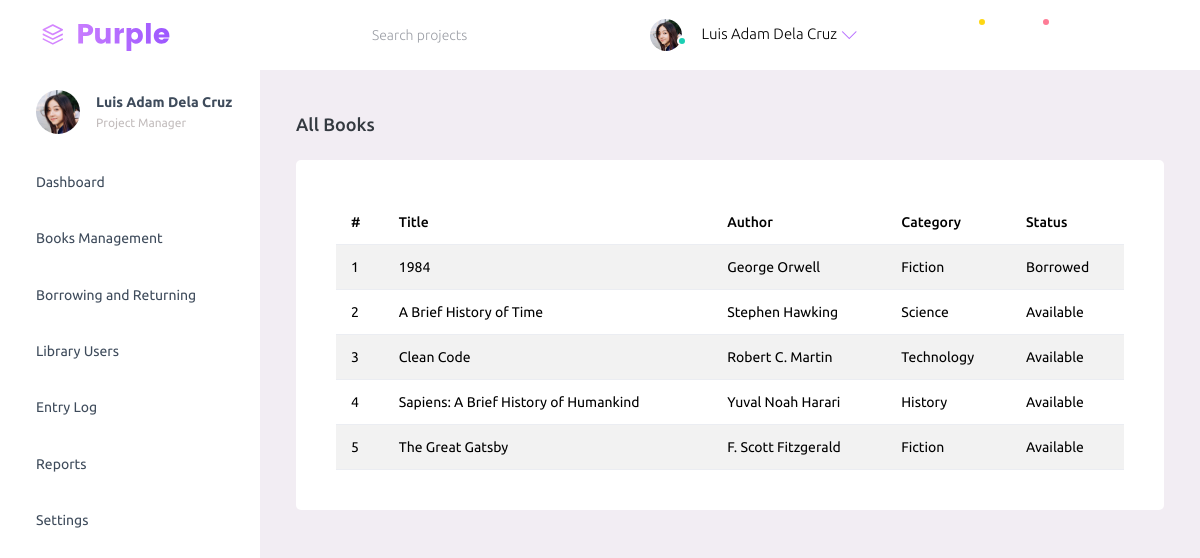
The page /index.php/books on the database its author committed.
### tables this page shows
CREATE TABLE `books` (
  `book_id` int(11) NOT NULL,
  `title` varchar(255) NOT NULL,
  `author` varchar(100) NOT NULL,
  `category_id` int(11) NOT NULL,
  `status` enum('Available','Borrowed') DEFAULT 'Available',
  `created_at` timestamp NOT NULL DEFAULT current_timestamp(),
  `updated_at` timestamp NOT NULL DEFAULT current_timestamp() ON UPDATE current_timestamp()
);

CREATE TABLE `categories` (
  `category_id` int(11) NOT NULL,
  `category_name` varchar(100) NOT NULL
);

### application/controllers/Books.php (called while the page is built, shortened)
<?php
class Books extends CI_Controller {
	public $Book_model;
	public function __construct()
	{
		$this->load->model('Book_model');
	}
	public function index()
	{
        $data['title'] = 'All Books';
        $data['books'] = $this->Book_model->get_all_books();
		$this->load->view('Templates/header', $data);
        $this->load->view('Templates/sidebar');
		$this->load->view('Books/all_books', $data);
        $this->load->view('Templates/footer');
	}
}

### index.php (called while the page is built, shortened)
<?php
require_once BASEPATH.'core/CodeIgniter.php';

### application/models/Book_model.php (called while the page is built, shortened)
<?php
class Book_model extends CI_Model {
        public function get_all_books() {
            $this->db->select('books.book_id, books.title, books.author, books.status, categories.category_name');
            $this->db->from('books');
            $this->db->join('categories','books.category_id = categories.category_id');
            $this->db->order_by('books.title', 'ASC');
            return $this->db->get()->result();
        }
}

### application/views/Books/all_books.php (the view, shortened to what this page needs)
<div class="page-header">
    <h3 class="page-title">All Books</h3>
</div>
<div class="row">
    <div class="col-lg-12 grid-margin stretch-card">
        <div class="card">
            <div class="card-body">
                <div class="table-responsive">
                    <table id "bookstable" class="table table-striped">
                    <table class="table table-striped">
                        <thead>
                            <tr>
                                <th>#</th>
                                <th>Title</th>
                                <th>Author</th>
                                <th>Category</th>
                                <th>Status</th>
                            </tr>
                        </thead>
                        <tbody>
                            <?php $count = 1;
                            foreach ($books as $book) { ?>
                                <tr>
                                    <td><?= $count++;?></td>
                                    <td><?= $book->title;?></td>
                                    <td><?= $book->author;?></td>
                                    <td><?= $book->category_name;?></td>
                                    <td><?= $book->status;?></td>
                                </tr>
                            <?php }
                            ?>

### application/views/Templates/header.php (shortened to what this page needs)
<!DOCTYPE html>
<html lang="en">
<head>
  <link rel="stylesheet" href="<?= base_url('assets/vendors/mdi/css/materialdesignicons.min.css'); ?>">
  <link rel="stylesheet" href="<?= base_url('assets/vendors/ti-icons/css/themify-icons.css'); ?>">
  <link rel="stylesheet" href="<?= base_url('assets/vendors/css/vendor.bundle.base.css'); ?>">
  <link rel="stylesheet" href="<?= base_url('assets/vendors/font-awesome/css/font-awesome.min.css'); ?>">
  <link rel="stylesheet" href="<?= base_url('assets/vendors/bootstrap-datepicker/bootstrap-datepicker.min.css'); ?>">
  <link rel="stylesheet" href="<?= base_url('assets/css/style.css'); ?>">
  <link rel="stylesheet" href="//cdn.datatables.net/2.3.7/css/dataTables.dataTables.min.css">
</head>
<body>
<div class="container-scroller">
<nav class="navbar default-layout-navbar col-lg-12 col-12 p-0 fixed-top d-flex flex-row">
  <div class="text-center navbar-brand-wrapper d-flex align-items-center justify-content-start">
          <a class="navbar-brand brand-logo" href="index.html"><img src="<?= base_url('assets/images/logo.svg')?>" alt="logo" /></a>
        </div>
        <div class="navbar-menu-wrapper d-flex align-items-stretch">
          <button class="navbar-toggler navbar-toggler align-self-center" type="button" data-toggle="minimize">
            <span class="mdi mdi-menu"></span>
          </button>
          <div class="search-field d-none d-md-block">
            <form class="d-flex align-items-center h-100" action="#">
              <div class="input-group">
                <div class="input-group-prepend bg-transparent">
                  <i class="input-group-text border-0 mdi mdi-magnify"></i>
                </div>
                <input type="text" class="form-control bg-transparent border-0" placeholder="Search projects">
              </div>
            </form>
          </div>
          <ul class="navbar-nav navbar-nav-right">
            <li class="nav-item nav-profile dropdown">
              <a class="nav-link dropdown-toggle" id="profileDropdown" href="#" data-bs-toggle="dropdown" aria-expanded="false">
                <div class="nav-profile-img">
                  <img src="<?= base_url('assets/images/faces/face2.jpg') ?>" alt="image">
                  <span class="availability-status online"></span>
                </div>
                <div class="nav-profile-text">
                  <p class="mb-1 text-black">Luis Adam Dela Cruz</p>
                </div>
              </a>
            </li>
            <li class="nav-item d-none d-lg-block full-screen-link">
              <a class="nav-link">
                <i class="mdi mdi-fullscreen" id="fullscreen-button"></i>
              </a>
            </li>
            <li class="nav-item dropdown">
              <a class="nav-link count-indicator dropdown-toggle" id="messageDropdown" href="#" data-bs-toggle="dropdown" aria-expanded="false">
                <i class="mdi mdi-email-outline"></i>
                <span class="count-symbol bg-warning"></span>
              </a>
            </li>
            <li class="nav-item dropdown">
              <a class="nav-link count-indicator dropdown-toggle" id="notificationDropdown" href="#" data-bs-toggle="dropdown">
                <i class="mdi mdi-bell-outline"></i>
                <span class="count-symbol bg-danger"></span>
              </a>
            </li>
            <li class="nav-item nav-logout d-none d-lg-block">
              <a class="nav-link" href="#">
                <i class="mdi mdi-power"></i>
              </a>
            </li>
            <li class="nav-item nav-settings d-none d-lg-block">
              <a class="nav-link" href="#">
                <i class="mdi mdi-format-line-spacing"></i>
              </a>
            </li>
          </ul>
        </div>
</nav>

### application/views/Templates/sidebar.php (shortened to what this page needs)
<div class="container-fluid page-body-wrapper">
<nav class="sidebar sidebar-offcanvas" id="sidebar">
  <ul class="nav">
    <li class="nav-item nav-profile">
              <a href="#" class="nav-link">
                <div class="nav-profile-image">
                  <img src="<?= base_url('assets/images/faces/face2.jpg')?>" alt="profile" />
                </div>
                <div class="nav-profile-text d-flex flex-column">
                  <span class="font-weight-bold mb-2">Luis Adam Dela Cruz</span>
                  <span class="text-secondary text-small">Project Manager</span>
                </div>
                <i class="mdi mdi-bookmark-check text-success nav-profile-badge"></i>
              </a>
            </li>
            <li class="nav-item">
              <a class="nav-link" href="<?= site_url('dashboard'); ?>">
                <span class="menu-title">Dashboard</span>
                <i class="mdi mdi-home menu-icon"></i>
              </a>
            </li>
            <li class="nav-item">
              <a class="nav-link" data-bs-toggle="collapse" href="#ui-basic" aria-expanded="false" aria-controls="ui-basic">
                <span class="menu-title">Books Management</span>
                <i class="menu-arrow"></i>
                <i class="mdi mdi-book-open-page-variant menu-icon"></i>
              </a>
            </li>
            <li class="nav-item">
              <a class="nav-link" data-bs-toggle="collapse" href="#icons" aria-expanded="false" aria-controls="icons">
                <span class="menu-title">Borrowing and Returning</span>
                <i class="mdi mdi-book-arrow-right menu-icon"></i>
              </a>
            </li>
            <li class="nav-item">
              <a class="nav-link" data-bs-toggle="collapse" href="#forms" aria-expanded="false" aria-controls="forms">
                <span class="menu-title">Library Users</span>
                <i class="mdi mdi-account-group menu-icon"></i>
              </a>
            </li>
            <li class="nav-item">
              <a class="nav-link" data-bs-toggle="collapse" href="#charts" aria-expanded="false" aria-controls="charts">
                <span class="menu-title">Entry Log</span>
                <i class="mdi mdi-calendar-check menu-icon"></i>
              </a>
            </li>
            <li class="nav-item">
              <a class="nav-link" data-bs-toggle="collapse" href="#tables" aria-expanded="false" aria-controls="tables">
                <span class="menu-title">Reports</span>
                <i class="mdi mdi-file-chart menu-icon"></i>
              </a>
            </li>
            <li class="nav-item">
              <a class="nav-link" data-bs-toggle="collapse" href="#auth" aria-expanded="false" aria-controls="auth">
                <span class="menu-title">Settings</span>
                <i class="menu-arrow"></i>
                <i class="mdi mdi-cog menu-icon"></i>
              </a>
            </li>
  </ul>
</nav>
<div class="main-panel">
<div class="content-wrapper">

### application/views/Templates/footer.php (shortened to what this page needs)
</body>
</html>

### rows shown on the page
books: title "1984", author "George Orwell", category.category_name "Fiction", status "Borrowed"
books: title "A Brief History of Time", author "Stephen Hawking", category.category_name "Science", status "Available"
books: title "Clean Code", author "Robert C. Martin", category.category_name "Technology", status "Available"
books: title "Sapiens: A Brief History of Humankind", author "Yuval Noah Harari", category.category_name "History", status "Available"
books: title "The Great Gatsby", author "F. Scott Fitzgerald", category.category_name "Fiction", status "Available"
